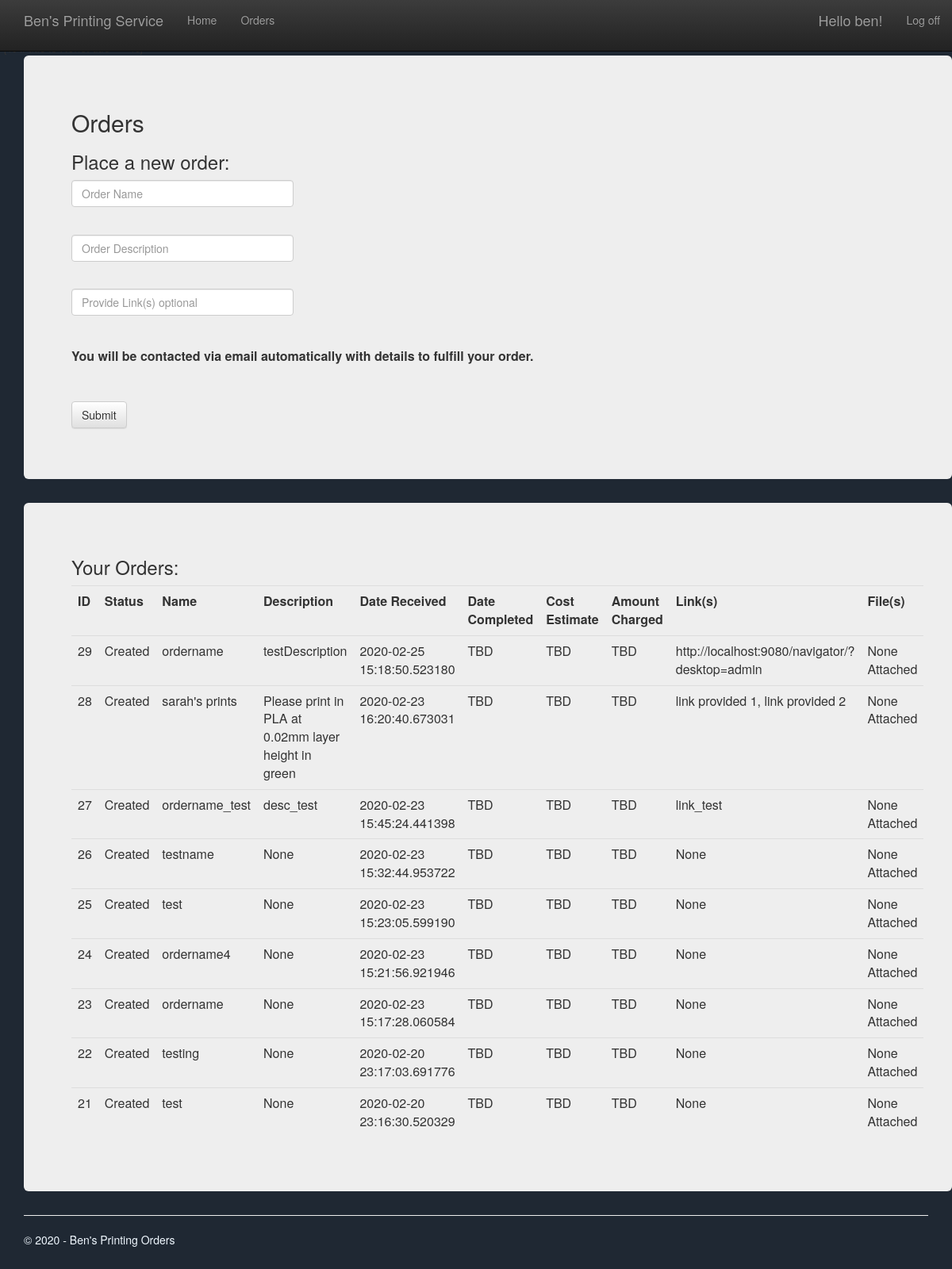
Page /orders/ (signed in) on the committed database.
### app/models.py (models this page shows)
class order(models.Model):
    ID = models.IntegerField()
    ORDER_NAME = models.CharField(max_length=100)
    DESCRIPTION = models.CharField(max_length=1000)
    LINK = models.CharField(max_length=255)
    ORDER_USER = models.CharField(max_length=100)
    FILES = models.BinaryField
    ORDER_DATE = models.CharField(max_length=100)
    ORDER_STATUS = models.CharField(max_length=100)
    ORDER_DATE_DELIVERED = models.CharField(max_length=100)
    ORDER_DATE_COMPLETED = models.CharField(max_length=100)
    COST_ESTIMATED = models.CharField(max_length=100)
    COST_CHARGED = models.CharField(max_length=100)
    objects = models.Manager()

### app/views.py (the view)
# urls.py: path('orders/', views.orders, name='orders', ),
@login_required(login_url='/login/')
def orders(request):
    username = None
    if request.user.is_authenticated:
        username = request.user.username
    """Renders the about page."""
    assert isinstance(request, HttpRequest)
    print('User signed in: '+username)
    all_objects = order.objects.filter(ORDER_USER=username).order_by('-ID') #(ORDER_USER=username)
    context= {'orders': all_objects}
    print(context)
    return render(
        request,
        'app/orders.html',
        {
            'title':'Orders',
            'message':'Place/View an order on the website',
            'year':datetime.now().year,
            'orders':all_objects,
        },
    )

### app/templates/app/orders.html (shortened to what this page needs)
{% extends "app/layout.html" %}
{% block content %}
<div id="orders" >
    <div class="container jumbotron" style="font-size:initial !important;">
        <h2>{{ title }}</h2>
        <h3>Place a new order:</h3>
        <form  action="neworder/" method="post">
            <input class="form-control" id="New_Order" type="text" name="newOrder" placeholder="Order Name" aria-label="Order Name" value=""><br />
            <input class="form-control" id="description" type="text" placeholder="Order Description" aria-label="Order Description" name="description" value=""><br />
            <input class="form-control" id="link" type="text" placeholder="Provide Link(s) optional" aria-label="Provide Link(s) optional" name="link" value=""><br />
            <label class="control-label" >You will be contacted via email automatically with details to fulfill your order.</label><br /><br />
            <input class="btn btn-default" type="submit" value="Submit"><br />
        </form>
    </div>
    <div class="container jumbotron table-responsive" id="orders" style="font-size:initial !important;">
        <h3>Your Orders:</h3>
        <table id="orders" class="tg table .table-hover">
          <tr>
            <th class="tg-qive th">ID</th>
            <th class="tg-qive th">Status</th>
            <th class="tg-qive th">Name</th>
            <th class="tg-qive th">Description</th>
            <th class="tg-qive th">Date Received</th>
            <th class="tg-qive th">Date Completed</th>
            <th class="tg-qive th">Cost Estimate</th>
            <th class="tg-qive th">Amount Charged</th>
            <th class="tg-qive th">Link(s)</th>
            <th class="tg-qive th">File(s)</th>
          </tr>
          {% for order in orders %}
          <tr>
            <td class="tg-0lax tr">{{ order.ID }}</td>
            <td class="tg-0lax tr">{{ order.ORDER_STATUS }}</td>
            <td class="tg-0lax tr">{{ order.ORDER_NAME }}</td>
            <td class="tg-0lax tr">{{ order.DESCRIPTION }}</td>
            <td class="tg-0lax tr">{{ order.ORDER_DATE }}</td>
            <td class="tg-0lax tr">{{ order.ORDER_DATE_COMPLETED }}</td>
            <td class="tg-0lax tr">{{ order.COST_ESTIMATED }}</td>
            <td class="tg-0lax tr">{{ order.COST_CHARGED }}</td>
            <td class="tg-0lax tr">{{ order.LINK }}</td>
            <td class="tg-0lax tr">None Attached</td>
          </tr>
          {% endfor %}
        </table>
    </div>
</div>
{% endblock %}

### app/templates/app/loginpartial.html (shortened to what this page needs)
{% if user.is_authenticated %}
<form id="logoutForm" action="/logout/" method="post" class="navbar-right">
    <ul class="nav navbar-nav navbar-right">
        <li><span class="navbar-brand">Hello {{ user.username }}!</span></li>
        <li><a href="javascript:document.getElementById('logoutForm').submit()">Log off</a></li>
    </ul>
</form>
{% else %}
<ul class="nav navbar-nav navbar-right">
    <li><a href="{% url 'login' %}">Log in</a></li>
    <li><a href="{% url 'signup' %}">Register</a></li>
</ul>
{% endif %}

### static/app/content/site.css (style rules this page uses)
body { padding-top: 50px; padding-bottom: 20px; }
input, select, textarea { max-width: 280px; }

### rows in the picture
order: ID "29", ORDER_STATUS "Created", ORDER_NAME "ordername", DESCRIPTION "testDescription", ORDER_DATE "2020-02-25 15:18:50.523180", ORDER_DATE_COMPLETED "TBD", COST_ESTIMATED "TBD", COST_CHARGED "TBD", LINK "http://localhost:9080/navigator/?desktop=admin"
order: ID "28", ORDER_STATUS "Created", ORDER_NAME "sarah's prints", DESCRIPTION "Please print in PLA at 0.02mm layer height in green", ORDER_DATE "2020-02-23 16:20:40.673031", ORDER_DATE_COMPLETED "TBD", COST_ESTIMATED "TBD", COST_CHARGED "TBD", LINK "link provided 1, link provided 2"
order: ID "27", ORDER_STATUS "Created", ORDER_NAME "ordername_test", DESCRIPTION "desc_test", ORDER_DATE "2020-02-23 15:45:24.441398", ORDER_DATE_COMPLETED "TBD", COST_ESTIMATED "TBD", COST_CHARGED "TBD", LINK "link_test"
order: ID "26", ORDER_STATUS "Created", ORDER_NAME "testname", DESCRIPTION "None", ORDER_DATE "2020-02-23 15:32:44.953722", ORDER_DATE_COMPLETED "TBD", COST_ESTIMATED "TBD", COST_CHARGED "TBD", LINK "None"
order: ID "25", ORDER_STATUS "Created", ORDER_NAME "test", DESCRIPTION "None", ORDER_DATE "2020-02-23 15:23:05.599190", ORDER_DATE_COMPLETED "TBD", COST_ESTIMATED "TBD", COST_CHARGED "TBD", LINK "None"
order: ID "24", ORDER_STATUS "Created", ORDER_NAME "ordername4", DESCRIPTION "None", ORDER_DATE "2020-02-23 15:21:56.921946", ORDER_DATE_COMPLETED "TBD", COST_ESTIMATED "TBD", COST_CHARGED "TBD", LINK "None"
order: ID "23", ORDER_STATUS "Created", ORDER_NAME "ordername", DESCRIPTION "None", ORDER_DATE "2020-02-23 15:17:28.060584", ORDER_DATE_COMPLETED "TBD", COST_ESTIMATED "TBD", COST_CHARGED "TBD", LINK "None"
order: ID "22", ORDER_STATUS "Created", ORDER_NAME "testing", DESCRIPTION "None", ORDER_DATE "2020-02-20 23:17:03.691776", ORDER_DATE_COMPLETED "TBD", COST_ESTIMATED "TBD", COST_CHARGED "TBD", LINK "None"
order: ID "21", ORDER_STATUS "Created", ORDER_NAME "test", DESCRIPTION "None", ORDER_DATE "2020-02-20 23:16:30.520329", ORDER_DATE_COMPLETED "TBD", COST_ESTIMATED "TBD", COST_CHARGED "TBD", LINK "None"

### other values in the picture
{{ user.username }} "ben"
{{ title }} "Orders"
